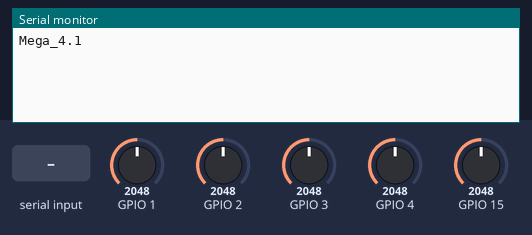
A sketch run on a simulated ESP32-S3. On the bench: the last lines printed to the serial monitor. The inputs (shaded band) are chosen by the test bench; at power-on: GPIO 1 = 2048, GPIO 2 = 2048, GPIO 3 = 2048, GPIO 4 = 2048, GPIO 15 = 2048.

Above: at 6.2 s.
6.3 s: "y" received over the second serial link
At 7.4 s:
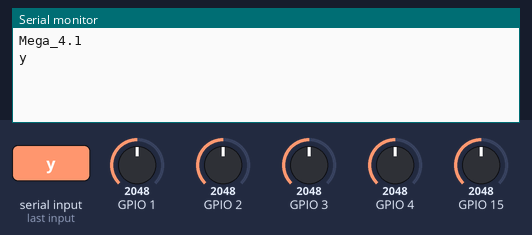
8.0 s: "1" received over the second serial link
At 10.5 s:
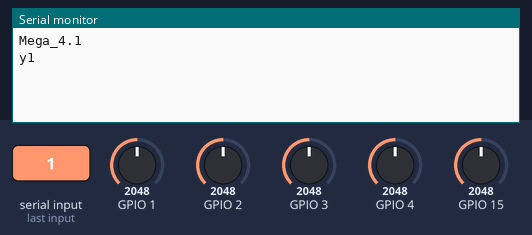

Measured:
- after the input at 6.3 s, the serial monitor: prints a new line after 0.22 s (image 1)
- after the input at 8.0 s, the serial monitor: prints a new line after 1.0 s (image 2)

The sketch:

Mega_4.ino
```cpp
#define    PC        Serial
#define    ESP       Serial3
#define    COLUMN_7  A0
#define    COLUMN_6  A1
#define    COLUMN_4  A2
#define    COLUMN_3  A3
#define    ROW_9     16
#define    ROW_8     18
#define    ROW_6     20
#define    ROW_5     19
#define    THERMOCOUPLE_1   A14
#define    PULSE_SENSOR_POWER 9
int        rp_t = 5;
int        count_pressure_detected=0;
void(* resetFunc) (void) = 0;//declare reset function at address 0
typedef struct myData
{
  long int fsr1;
  long int fsr2;
  long int fsr3;
  long int fsr4;
  long int fsr5;
  long int fsr6;
  long int fsr7;
  long int fsr8;
  long int fsr9;
  long int fsr10;
  long int fsr11;
  long int fsr12;
  long int fsr13;
  long int fsr14;
  long int fsr15;
  long int fsr16;
  long int pulse;
  float temperature_1;
  float temperature_2;
}DATAS;

DATAS data_to_send;
void select(int dio_pin)
{
    digitalWrite(ROW_9, LOW);
    digitalWrite(ROW_8, LOW);
    digitalWrite(ROW_6, LOW);
    digitalWrite(ROW_5, LOW);
    digitalWrite(dio_pin, HIGH);
    delay(1);
}
int read_adc(int pin)
{
    long int    total = 0;
    int         i     = 0;
    int         mapped_value = 0;

    for(i=0; i<50; i++)
    {
        total += analogRead(pin);
        delayMicroseconds(200);
    }
    total= total/50;
    mapped_value = map(total,0,1023,28,179);
    return(mapped_value) ;
}
void read_FSR()
{
  select(ROW_6);                //16
  data_to_send.fsr1 = read_adc(COLUMN_3);     //A0
  data_to_send.fsr2 = read_adc(COLUMN_4);     //A1
  data_to_send.fsr3 = read_adc(COLUMN_6);     //A2
  data_to_send.fsr4 = read_adc(COLUMN_7);     //A3

  select(ROW_5);                //18
  data_to_send.fsr5 = read_adc(COLUMN_3);
  data_to_send.fsr6 = read_adc(COLUMN_4);
  data_to_send.fsr7 = read_adc(COLUMN_6);
  data_to_send.fsr8 = read_adc(COLUMN_7);

  select(ROW_8);                //20
  data_to_send.fsr9 = read_adc(COLUMN_3);
  data_to_send.fsr10 = read_adc(COLUMN_4);
  data_to_send.fsr11 = read_adc(COLUMN_6);
  data_to_send.fsr12 = read_adc(COLUMN_7);

  select(ROW_9);                 //19
  data_to_send.fsr13 = read_adc(COLUMN_3);
  data_to_send.fsr14 = read_adc(COLUMN_4);
  data_to_send.fsr15 = read_adc(COLUMN_6);
  data_to_send.fsr16 = read_adc(COLUMN_7);

}
void read_from_esp()
{
  int wait_esp=0;
  int read =0;
  char rcvd;
  while(!ESP.available())
  {
    wait_esp++;
    if(wait_esp>100)
    return;
    delay(1);
  }
  while(ESP.available() && read < 10000)
  {
    rcvd=((char)ESP.read());
    PC.print(rcvd)  ;
    read++;
    delayMicroseconds(10);
    if(rcvd == 'y')
    delay(2500);
    //resetFunc(); //call reset
  }
}
void make_data()
{
  if(data_to_send.temperature_1 > 120 || data_to_send.temperature_1 < 60)
  data_to_send.temperature_1 = 0;
}
float tem_cal()
{
  int i;
  long int val=0;
  static float temp = 76;
  float tem =0;
  delay(5);
  for(i =0; i < 100 ; i++)
  {
     val += analogRead(A14);
     delayMicroseconds(200);
  }
  val= val/100;
  //tem = 81 + ((val- 310)/5.7865);
  tem = 81 + ((val- 276)/7.6);
  for(i =0; i<50; i ++)
  {
    if(tem > temp)
    temp += 0.1;
    if(tem < temp)
    temp -= 0.1;
  }
  return temp;
}
int read_adc()
{
  int i=0;
  int total=0;
  for(i=0; i<100; i++)
  {
    total += analogRead(A14);
    delayMicroseconds(200);
  }
  return(total/100);
}
void send_data()
{

    if(1)//!ESP.available())
    {
      ESP.write((uint8_t*)&data_to_send, sizeof(myData));
      ESP.flush();
    }
    else
    PC.print("port busy\n");
}
void setup()
{ pinMode(9, OUTPUT);
  pinMode(ROW_5, OUTPUT);
  pinMode(ROW_6, OUTPUT);
  pinMode(ROW_8, OUTPUT);
  pinMode(ROW_9, OUTPUT);
  PC.begin(230400);
  ESP.begin(9600);

  PC.print("Mega_4.1\n");
  delay(5000);
}
void loop()
{
  int count = 1000;
  float tpr;
  static int count_94 =0;
  static char random=0;
  read_FSR();
  data_to_send.temperature_1 = tem_cal();
  if(data_to_send.temperature_1 > 96.2)
  data_to_send.temperature_1 = 96.2;
  else if(data_to_send.temperature_1 < 78)
  data_to_send.temperature_1 =78;
  if( data_to_send.fsr3 > 28 || data_to_send.fsr4 > 28 || data_to_send.fsr7 > 28 || data_to_send.fsr8 > 28 )
  {
      count_pressure_detected ++;
      if(count_pressure_detected>4)
      {
          digitalWrite(PULSE_SENSOR_POWER, HIGH);//PC.println("pulse sensor on");
          count_pressure_detected=4;
      }
  }
  if (data_to_send.fsr3 <=28 && data_to_send.fsr4 <=28 && data_to_send.fsr7 <=28 && data_to_send.fsr8 <=28 && count_pressure_detected > 0)
  {
      count_pressure_detected --;
  }
  if(!count_pressure_detected)
  digitalWrite(PULSE_SENSOR_POWER, LOW);

  //__________________________________________
  make_data();
  send_data();
  read_from_esp();
  delay(800);
}
```
